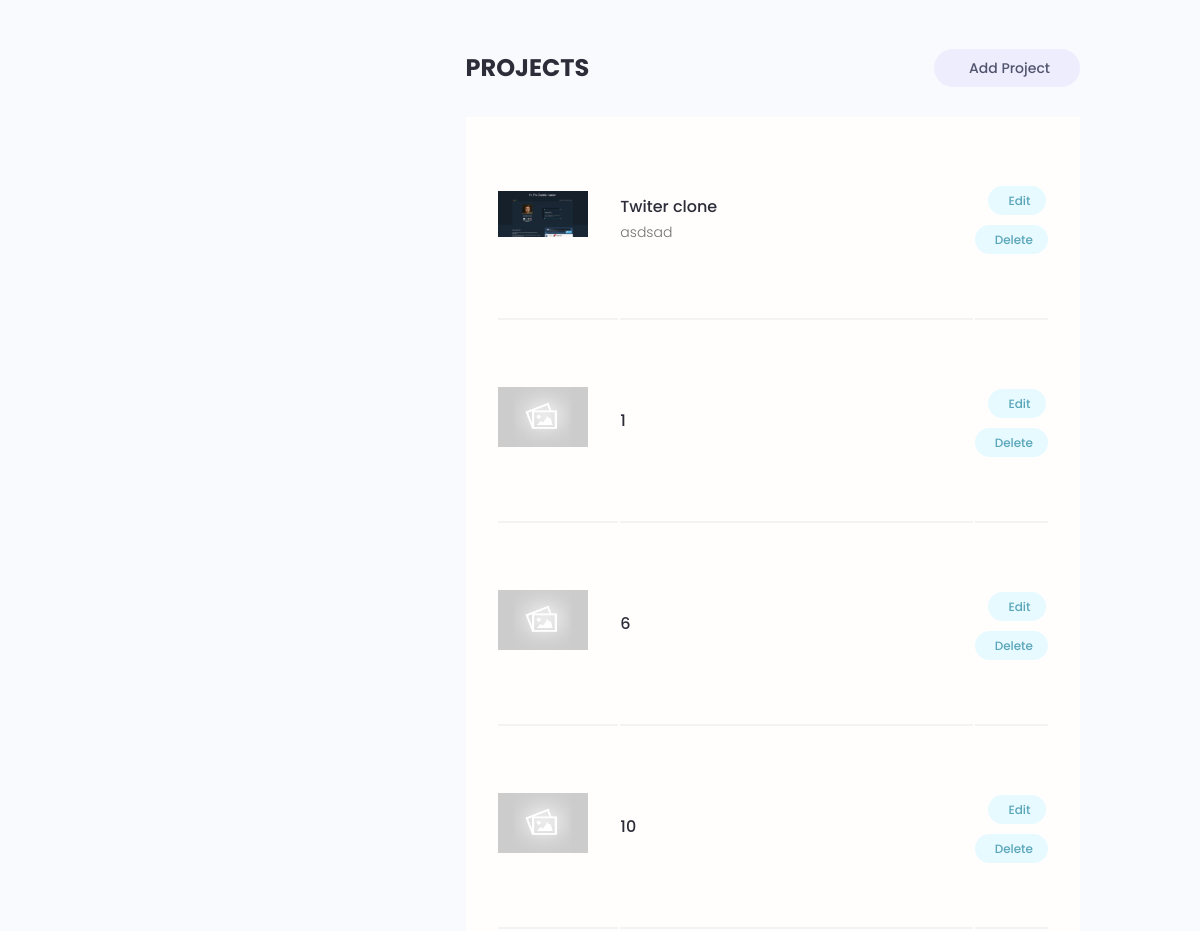
The page /account/a2541ada-df89-4b52-9fa5-d84b98f62046/ (signed in, middle part) on the database as committed earlier.
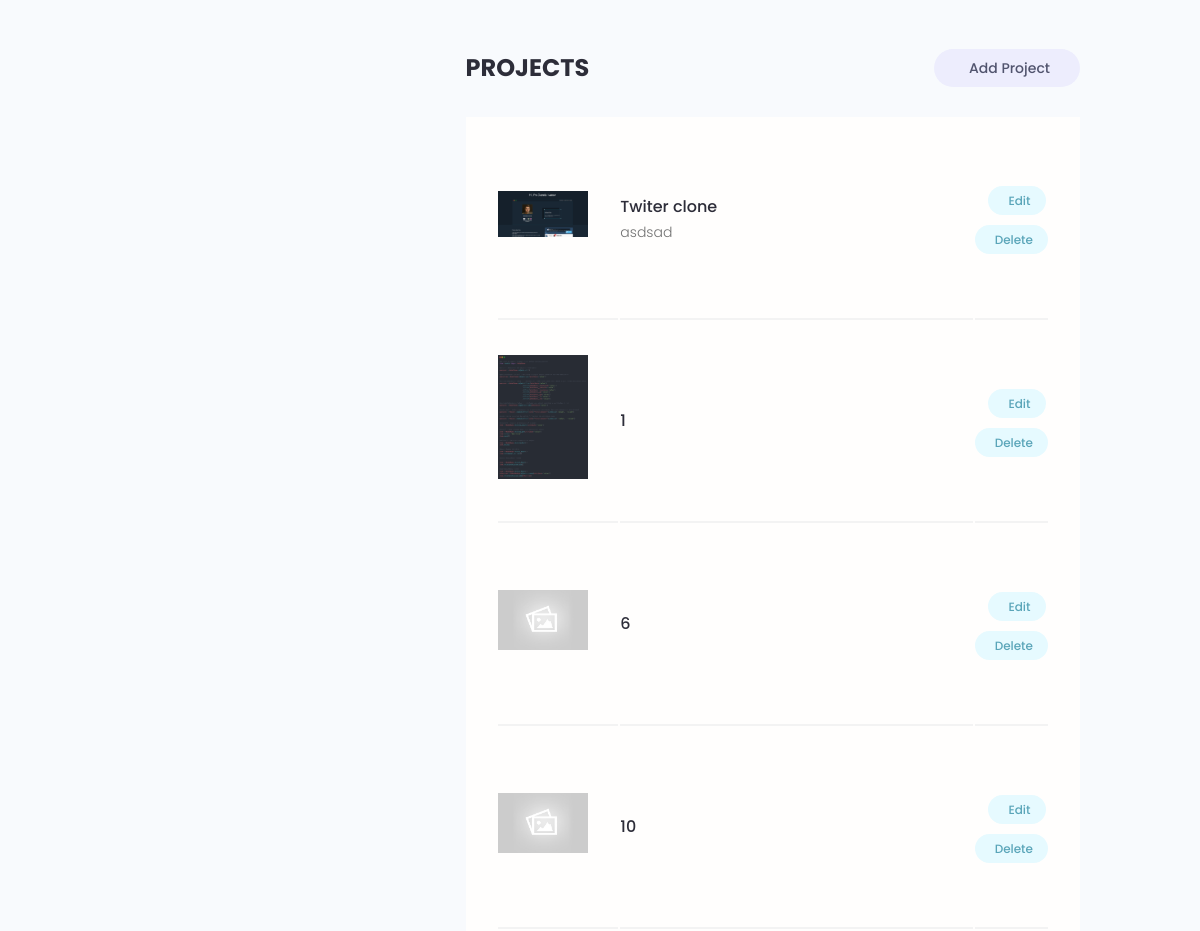
The same page on the database as committed later.
### projects/models.py (models this page shows, shortened)
class Project(models.Model):
    id = models.UUIDField(default=uuid.uuid4, unique=True,
    primary_key=True, editable=False)
    owner = models.ForeignKey(Profile, on_delete=models.CASCADE,null=True,blank=True)
    title = models.CharField(max_length=200)
    description = models.TextField(null=True, blank=True)
    featured_image = models.ImageField(null=False,blank=False, default="default.jpg")
    demo_link = models.CharField(max_length=2000,null=True,blank=True)
    source_link = models.CharField(max_length=2000,null=True,blank=True)
    tags = models.ManyToManyField("Tag",blank=True )
    vote_total = models.IntegerField(default=0, null=True,blank=True)
    vote_ratio = models.IntegerField(default=0, null=True,blank=True)
    created = models.DateTimeField(auto_now_add=True)
    updated = models.DateTimeField(auto_now=True)
    class Meta:
        ordering = ["-vote_ratio","-vote_total", "title"]

### users/views.py (the view)
# urls.py: path("account/<str:pk>/", views.user_account,name="account" ),
@login_required(login_url="login")
def user_account (request, pk):
    account= Profile.objects.get(id=pk)
    if account.id == request.user.profile.id:
        pass
    else:
        return redirect("account", pk=request.user.profile.id)
    context = {"account":account,}
    return render(request, "users/account.html", context)

### users/templates/users/account.html (shortened to what this page needs)
{% extends 'main.html' %}
{% block content %}
<main class="settingsPage profile my-md">
    <div class="container">
        <div class="layout">
            <div class="column column--1of3">
            </div>
            <div class="column column--2of3">
                <div class="settings">
                    <h3 class="settings__title">Projects</h3>
                    <a class="tag tag--pill tag--sub settings__btn tag--lg" href="{% url 'create_project' %}"> Add
                        Project</a>
                </div>
                <table class="settings__table">
                    {% for project in account.project_set.all %}
                    <tr>
                        <td class="settings__thumbnail">
                            <a href="{% url 'project' project.id %}"><img src="{{ project.featured_image.url }}" alt="Project Thumbnail" /></a>
                        </td>
                        <td class="settings__tableInfo">
                            <a href="{% url 'project' project.id %}">{{ project.title }}</a>
                            <p>{{ project.description | slice:"100"}}</p>
                        </td>
                        <td class="settings__tableActions">
                            <a class="tag tag--pill tag--main settings__btn" href="{% url 'update_project' project.id %}">
                                Edit</a>
                            <a class="tag tag--pill tag--main settings__btn" href="{% url 'delete_project' project.id %}?next=/account/{{request.user.profile.id}}">
                                Delete</a>
                        </td>
                    </tr>
                    {% endfor %}
                </table>
            </div>
        </div>
    </div>
</main>
{% endblock %}

Rows that differ between the two databases and show on the page:
changed Project (number 2 of 4 on the later page): featured_image: picture added in place of a placeholder
